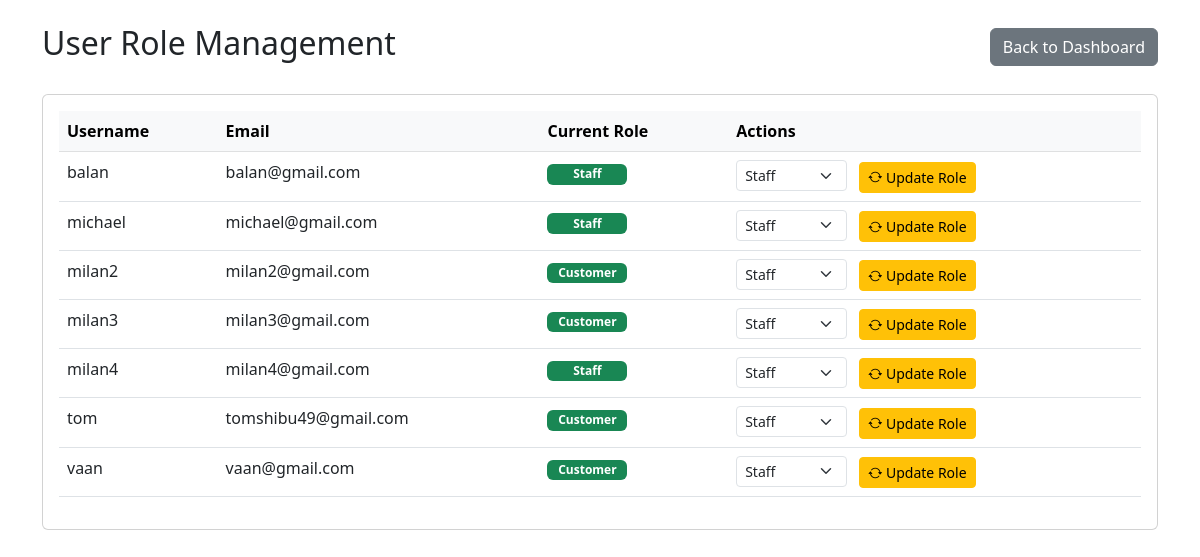
/admin-user-roles.php, run on the app's committed database.
### tables this page shows
CREATE TABLE `users` (
  `user_id` varchar(100) NOT NULL,
  `username` varchar(50) NOT NULL,
  `password` varchar(255) NOT NULL,
  `role` enum('Customer','Admin','Staff','Manager') NOT NULL,
  `status` enum('pending','approved','rejected') DEFAULT 'pending',
  `email` varchar(100) NOT NULL,
  `phone` varchar(20) DEFAULT NULL,
  `address` text DEFAULT NULL,
  `name` varchar(100) DEFAULT NULL
);

### admin-user-roles.php (the view, shortened to what this page needs)
<?php
include "connect.php";
$result = $conn->query("SELECT * FROM users WHERE role != 'Admin' ORDER BY username");
if ($result) {
    $users = $result->fetch_all(MYSQLI_ASSOC);
} else {
    $users = [];
    error_log("Error fetching users: " . $conn->error);
}
?>
<!DOCTYPE html>
<html lang="en">
<head>
    <link href="https://cdn.jsdelivr.net/npm/bootstrap@5.3.0/dist/css/bootstrap.min.css" rel="stylesheet">
    <link href="https://cdn.jsdelivr.net/npm/bootstrap-icons@1.7.2/font/bootstrap-icons.css" rel="stylesheet">
</head>
<body>
    <div class="container mt-4">
        <div class="d-flex justify-content-between align-items-center mb-4">
            <h2>User Role Management</h2>
            <a href="admin-dashboard.php" class="btn btn-secondary">Back to Dashboard</a>
        </div>
        <div class="card">
            <div class="card-body">
                <div class="table-responsive">
                    <table class="table table-hover">
                        <thead class="table-light">
                            <tr>
                                <th>Username</th>
                                <th>Email</th>
                                <th>Current Role</th>
                                <th>Actions</th>
                            </tr>
                        </thead>
                        <tbody>
                            <?php foreach ($users as $user): ?>
                            <tr>
                                <td><?= htmlspecialchars($user['username']) ?></td>
                                <td><?= htmlspecialchars($user['email']) ?></td>
                                <td>
                                    <span class="badge bg-<?= $user['role'] === 'manager' ? 'primary' : 'success' ?> role-badge">
                                        <?= ucfirst($user['role']) ?>
                                    </span>
                                </td>
                                <td>
                                    <form action="<?php echo $_SERVER['PHP_SELF']; ?>" method="POST" class="d-inline" onsubmit="return confirm('Are you sure you want to change this user\'s role?');">
                                        <select name="new_role" class="form-select form-select-sm d-inline-block w-auto me-2">
                                            <option value="staff" <?php echo $user['role'] === 'staff' ? 'selected' : ''; ?>>Staff</option>
                                        </select>
                                        <button type="submit" class="btn btn-warning btn-sm">
                                            <i class="bi bi-arrow-repeat"></i>
                                            Update Role
                                        </button>
                                    </form>
                                </td>
                            </tr>
                            <?php endforeach; ?>
                        </tbody>
                    </table>
                </div>
            </div>
        </div>
    </div>
</body>
</html>

### admin-user-roles.php (style rules this page uses)
.role-badge { min-width: 80px; }

### data on the page
users: username "balan", email "balan@gmail.com", role "Staff"
users: username "michael", email "michael@gmail.com", role "Staff"
users: username "milan2", email "milan2@gmail.com", role "Customer"
users: username "milan3", email "milan3@gmail.com", role "Customer"
users: username "milan4", email "milan4@gmail.com", role "Staff"
users: username "tom", email "tomshibu49@gmail.com", role "Customer"
users: username "vaan", email "vaan@gmail.com", role "Customer"
